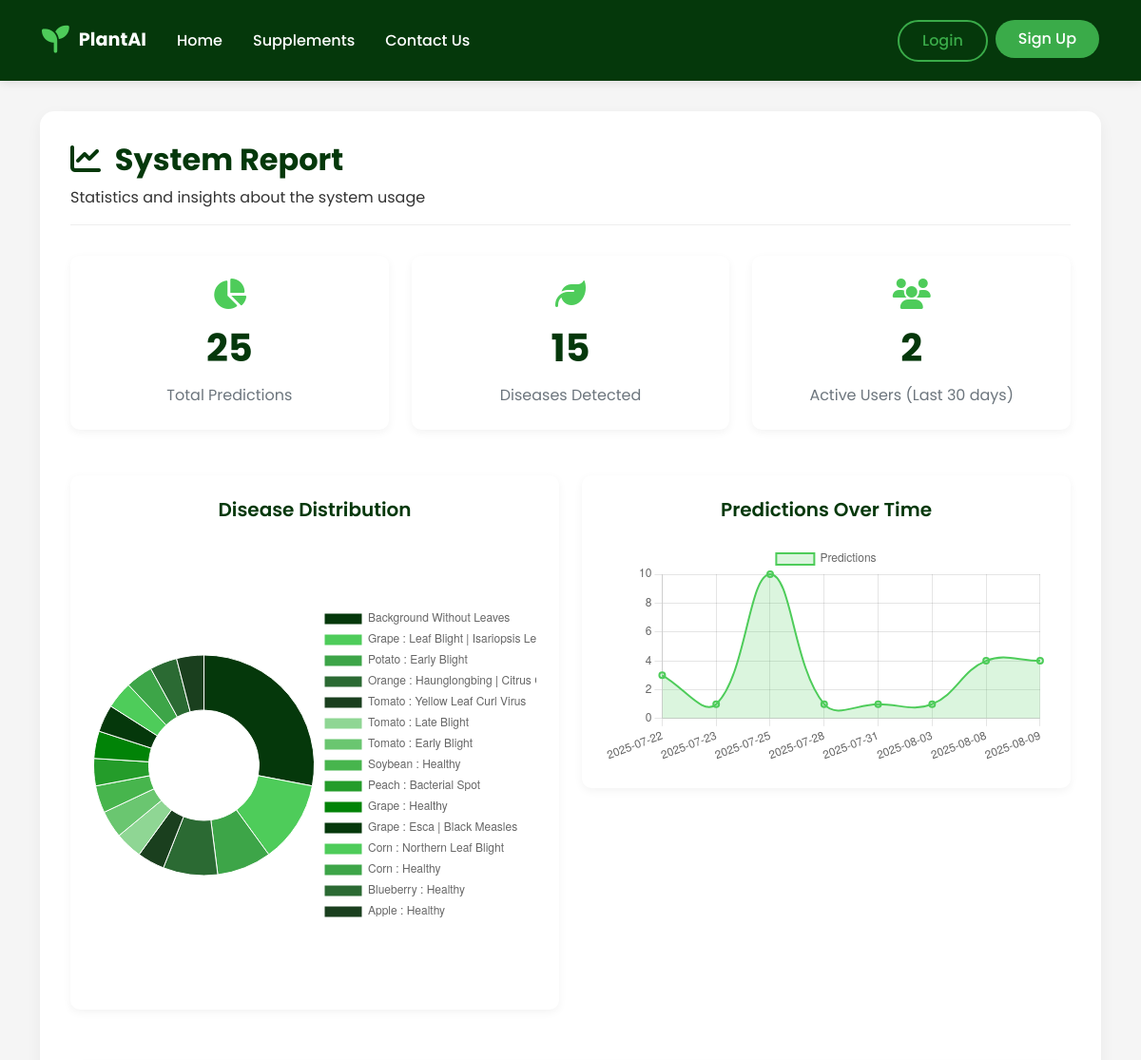
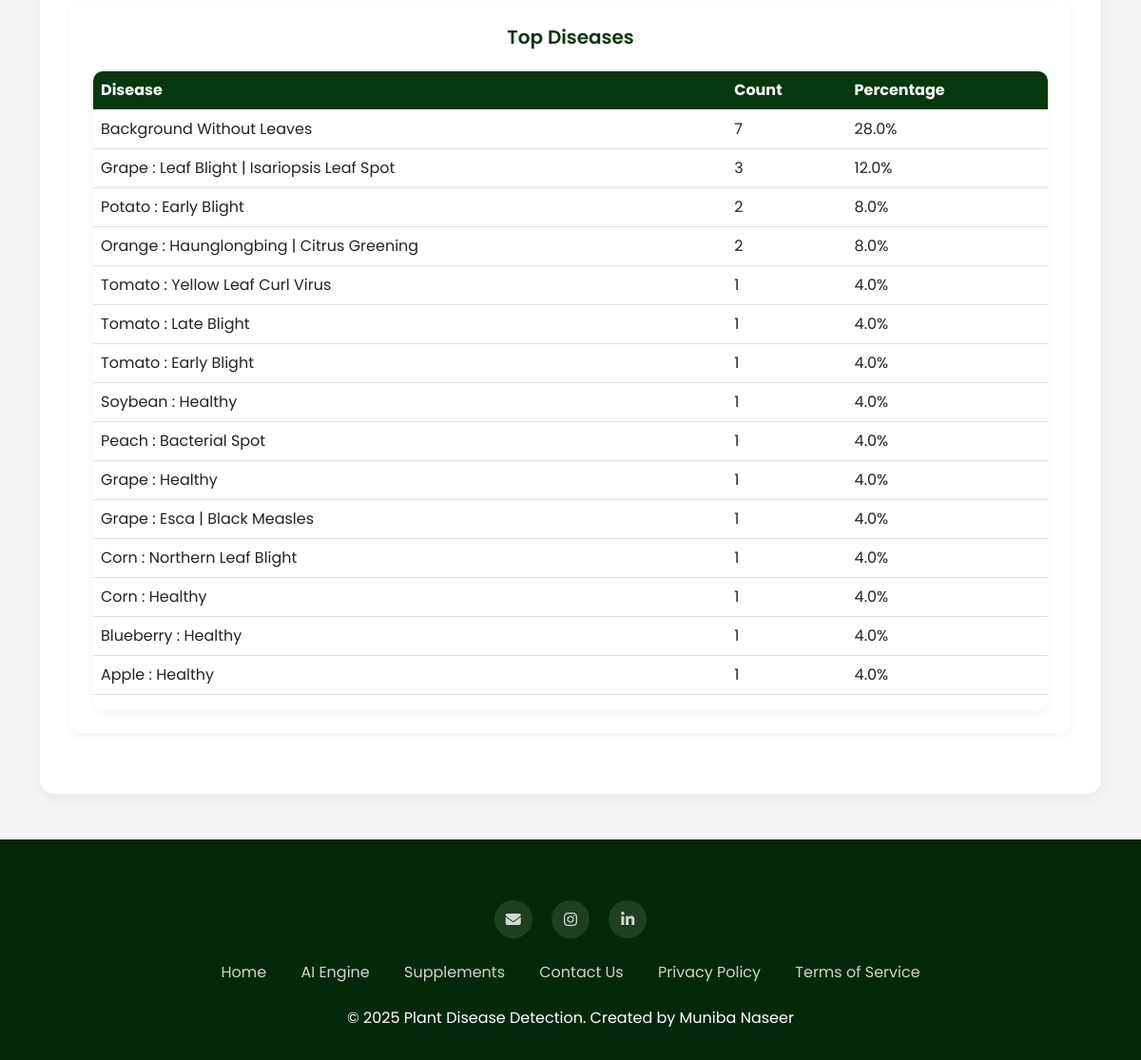
Screenshot of /report with the database file from the repository (2 pictures, top to bottom).
### tables this page shows
CREATE TABLE predictions (
            id INTEGER PRIMARY KEY AUTOINCREMENT,
            user_id INTEGER NOT NULL,
            disease_name TEXT NOT NULL,
            description TEXT NOT NULL,
            prevention TEXT NOT NULL,
            supplement_name TEXT,
            supplement_image TEXT,
            supplement_link TEXT,
            image_path TEXT,
            predicted_at TIMESTAMP DEFAULT CURRENT_TIMESTAMP,
            FOREIGN KEY (user_id) REFERENCES users (id)
        );

### Flask Deployed App/app.py (the view)
@app.route('/report')
def report():
    conn = get_db_connection()
    total_predictions = conn.execute('SELECT COUNT(*) FROM predictions').fetchone()[0]
    disease_stats = conn.execute('''
        SELECT disease_name, COUNT(*) as count
        FROM predictions
        GROUP BY disease_name
        ORDER BY count DESC
    ''').fetchall()
    disease_stats = [dict(row) for row in disease_stats]
    time_stats = conn.execute('''
        SELECT DATE(predicted_at) as date, COUNT(*) as count
        FROM predictions
        GROUP BY date
        ORDER BY date
    ''').fetchall()
    time_stats = [dict(row) for row in time_stats]
    active_users = conn.execute('''
        SELECT COUNT(DISTINCT user_id)
        FROM predictions
        WHERE predicted_at >= datetime('now', '-30 days')
    ''').fetchone()[0]
    conn.close()
    return render_template('report.html',
                         total_predictions=total_predictions,
                         disease_stats=disease_stats,
                         time_stats=time_stats,
                         active_users=active_users)# Existing routes with modifications for user tracking

### Flask Deployed App/app.py (called while the page is built)
def get_db_connection():
    conn = sqlite3.connect('database.db')
    conn.row_factory = sqlite3.Row
    return conn

### Flask Deployed App/templates/report.html (shortened to what this page needs)
{% extends "base.html" %}  {% block content %}
<div class="container">
  <div class="report-container">
    <div class="report-header">
      <h2 class="report-title">
        <i class="fas fa-chart-line me-2"></i> System Report
      </h2>
      <p class="mb-0">Statistics and insights about the system usage</p>
    </div>
    <div class="row mb-4">
      <div class="col-md-4">
        <div class="stat-card">
          <i
            class="fas fa-chart-pie fa-2x"
            style="color: var(--secondary-color)"
          ></i>
          <div class="stat-value">{{ total_predictions }}</div>
          <div class="stat-label">Total Predictions</div>
        </div>
      </div>
      <div class="col-md-4">
        <div class="stat-card">
          <i
            class="fas fa-leaf fa-2x"
            style="color: var(--secondary-color)"
          ></i>
          <div class="stat-value">{{ disease_stats|length }}</div>
          <div class="stat-label">Diseases Detected</div>
        </div>
      </div>
      <div class="col-md-4">
        <div class="stat-card">
          <i
            class="fas fa-users fa-2x"
            style="color: var(--secondary-color)"
          ></i>
          <div class="stat-value">{{ active_users }}</div>
          <div class="stat-label">Active Users (Last 30 days)</div>
        </div>
      </div>
    </div>
    <div class="row">
      <div class="col-md-6">
        <div class="chart-container">
          <h5 class="chart-title">Disease Distribution</h5>
          <canvas id="diseaseChart"></canvas>
        </div>
      </div>
      <div class="col-md-6">
        <div class="chart-container">
          <h5 class="chart-title">Predictions Over Time</h5>
          <canvas id="timeChart"></canvas>
        </div>
      </div>
    </div>
    <div class="chart-container mt-4">
      <h5 class="chart-title">Top Diseases</h5>
      <div class="table-responsive">
        <table class="table table-hover">
          <thead>
            <tr>
              <th>Disease</th>
              <th>Count</th>
              <th>Percentage</th>
            </tr>
          </thead>
          <tbody>
            {% for disease in disease_stats %}
            <tr>
              <td>{{ disease['disease_name'] }}</td>
              <td>{{ disease['count'] }}</td>
              <td>
                {{ (disease['count'] / total_predictions * 100)|round(1) }}%
              </td>
            </tr>
            {% endfor %}
          </tbody>
        </table>
      </div>
    </div>
  </div>
</div>
{% endblock %} {% block extra_js %}
<script>
  // Get data from the template using data attributes
  const diseaseData = JSON.parse(
    document.getElementById("disease-data").textContent
  );
  const timeData = JSON.parse(document.getElementById("time-data").textContent);
  // Disease Distribution Chart
  const diseaseCtx = document.getElementById("diseaseChart").getContext("2d");
  const diseaseChart = new Chart(diseaseCtx, {
    type: "doughnut",
    data: {
      labels: diseaseData.map((item) => item.disease_name),
      datasets: [
        {
          data: diseaseData.map((item) => item.count),
          backgroundColor: [
            "#05380b",
            "#4ecc5a",
            "#3da548",
            "#2b6a33",
            "#1a3f1e",
            "#8fd694",
            "#6ac670",
            "#47b54d",
            "#249c2a",
            "#018307",
          ],
          borderWidth: 1,
        },
      ],
    },
    options: {
      responsive: true,
      plugins: {
        legend: {
          position: "right",
        },
      },
    },
  });
  // Time Series Chart
  const timeCtx = document.getElementById("timeChart").getContext("2d");
  const timeChart = new Chart(timeCtx, {
    type: "line",
    data: {
      labels: timeData.map((item) => item.date),
      datasets: [
        {
          label: "Predictions",
          data: timeData.map((item) => item.count),
          backgroundColor: "rgba(78, 204, 90, 0.2)",
          borderColor: "#4ecc5a",
          borderWidth: 2,
          tension: 0.4,
          fill: true,
        },
      ],
    },
    options: {
      responsive: true,
      scales: {
        y: {
          beginAtZero: true,
        },
      },
    },
  });
</script>
{% endblock %}

### Flask Deployed App/templates/base.html (shortened to what this page needs)
<!DOCTYPE html>
<html lang="en">
  <head>
    <link
      href="https://cdn.jsdelivr.net/npm/bootstrap@5.0.2/dist/css/bootstrap.min.css"
      rel="stylesheet"
    />
    <link
      rel="stylesheet"
      href="https://cdnjs.cloudflare.com/ajax/libs/font-awesome/6.4.0/css/all.min.css"
    />
  </head>
  <body>
    <nav
      class="navbar navbar-expand-lg navbar-dark sticky-top"
      style="background-color: var(--primary-color)"
    >
      <div class="container">
        <a
          class="navbar-brand d-flex align-items-center"
          href="/"
          id="animated-logo"
        >
          <span style="font-size: 1.8rem; color: #4ecc5a; margin-right: 10px">
            <i class="fas fa-seedling" id="plant-logo"></i>
          </span>
          <span style="font-weight: 700">PlantAI</span>
        </a>
        <div class="collapse navbar-collapse" id="navbarNav">
          <ul class="navbar-nav me-auto">
            <li class="nav-item">
              <a class="nav-link" href="/">Home</a>
            </li>
            <li class="nav-item">
              <a class="nav-link" href="/market">Supplements</a>
            </li>
            <li class="nav-item">
              <a class="nav-link" href="/contact">Contact Us</a>
            </li>
          </ul>
          <ul class="navbar-nav ms-auto">
            {% if session.get('username') %}
            <li class="nav-item dropdown" id="profileDropdown">
              <a
                class="nav-link dropdown-toggle"
                href="#"
                id="navbarDropdown"
                role="button"
              >
                <i class="fas fa-user-circle me-1"></i> {{ session['username']
                }}
              </a>
              <ul
                class="dropdown-menu dropdown-menu-end"
                id="profileDropdownMenu"
              >
                <li>
                  <a class="dropdown-item" href="/profile"
                    ><i class="fas fa-user me-2"></i> Profile</a
                  >
                </li>
                <li>
                  <a class="dropdown-item" href="/history"
                    ><i class="fas fa-history me-2"></i> History</a
                  >
                </li>
                <li><hr class="dropdown-divider" /></li>
                <li>
                  <a class="dropdown-item" href="/logout"
                    ><i class="fas fa-sign-out-alt me-2"></i> Logout</a
                  >
                </li>
              </ul>
            </li>
            {% else %}
            <li class="nav-item">
              <a href="/login" class="btn btn-outline-auth me-2">Login</a>
            </li>
            <li class="nav-item">
              <a href="/signup" class="btn btn-auth">Sign Up</a>
            </li>
            {% endif %}
          </ul>
        </div>
      </div>
    </nav>
    <main class="">{% block content %}{% endblock %}</main>
    <footer class="footer">
      <div class="container">
        <div class="row">
          <div class="col-lg-12 text-center mb-4">
            <div class="social-links">
              <a
                href="mailto:munibanaseer00@gmail.com"
                class="social-icon me-2"
                target="_blank"
              >
                <i class="fas fa-envelope"></i>
              </a>
              <a
                href="https://www.instagram.com/"
                class="social-icon me-2"
                target="_blank"
              >
                <i class="fab fa-instagram"></i>
              </a>
              <a
                href="https://www.linkedin.com/in/munibanaseer"
                class="social-icon"
                target="_blank"
              >
                <i class="fab fa-linkedin-in"></i>
              </a>
            </div>
          </div>
          <div class="col-lg-12">
            <ul class="list-inline text-center mb-4">
              <li class="list-inline-item mx-3"><a href="/">Home</a></li>
              <li class="list-inline-item mx-3">
                <a href="/index">AI Engine</a>
              </li>
              <li class="list-inline-item mx-3">
                <a href="/market">Supplements</a>
              </li>
              <li class="list-inline-item mx-3">
                <a href="/contact">Contact Us</a>
              </li>
              <li class="list-inline-item mx-3">
                <a href="/privacy">Privacy Policy</a>
              </li>
              <li class="list-inline-item mx-3">
                <a href="/terms">Terms of Service</a>
              </li>
            </ul>
          </div>
          <div class="col-lg-12 text-center">
            <p class="mb-0">
              © 2025 Plant Disease Detection. Created by Muniba Naseer
            </p>
          </div>
        </div>
      </div>
    </footer>
    {% block extra_js %}{% endblock %}
  </body>
</html>

### Flask Deployed App/templates/base.html (style rules this page uses)
:root { --primary-color: #05380b; --secondary-color: #4ecc5a; --light-color: #f8f9fa; --dark-color: #042908; --accent-color: #3aab49; }
body { font-family: "Poppins", sans-serif; background-color: var(--light-color); color: #333; overflow-x: hidden; }
.navbar { background-color: var(--primary-color) !important; padding: 1rem 2rem; box-shadow: 0 2px 10px rgba(0, 0, 0, 0.1); }
.navbar-brand { font-weight: 600; font-size: 1.2rem; color: white !important; }
.nav-link { color: white !important; font-weight: 500; margin: 0 0.5rem; transition: all 0.3s ease; }
.btn-auth { background-color: var(--accent-color); color: white; font-weight: 500; padding: 0.5rem 1.5rem; border-radius: 50px; border: none; transition: all 0.3s ease; }
.btn-outline-auth { border: 2px solid var(--accent-color); color: var(--accent-color); font-weight: 500; padding: 0.5rem 1.5rem; border-radius: 50px; transition: all 0.3s ease; }
.footer { background-color: var(--dark-color); color: white; padding: 4rem 0 2rem; margin-top: 3rem; }
.footer a { color: rgba(255, 255, 255, 0.8); text-decoration: none; transition: all 0.3s ease; }
.social-icon { display: inline-flex; align-items: center; justify-content: center; width: 40px; height: 40px; background-color: rgba(255, 255, 255, 0.1); border-radius: 50%; margin: 0 0.5rem; transition: all 0.3s ease; }

### Flask Deployed App/templates/report.html (style rules this page uses)
:root { --primary-color: #05380b; --secondary-color: #4ecc5a; --light-color: #f8f9fa; --dark-color: #042908; }
body { font-family: "Poppins", sans-serif; background-color: #f5f5f5; }
.report-container { max-width: 1200px; margin: 2rem auto; background: white; border-radius: 15px; box-shadow: 0 5px 15px rgba(0, 0, 0, 0.05); overflow: hidden; padding: 2rem; }
.report-header { margin-bottom: 2rem; border-bottom: 1px solid #eee; padding-bottom: 1rem; }
.report-title { color: var(--primary-color); font-weight: 700; }
.stat-card { border: none; border-radius: 10px; box-shadow: 0 3px 10px rgba(0, 0, 0, 0.05); margin-bottom: 1.5rem; padding: 1.5rem; text-align: center; transition: all 0.3s ease; }
.stat-card .stat-value { font-size: 2.5rem; font-weight: 700; color: var(--primary-color); margin: 0.5rem 0; }
.stat-card .stat-label { color: #6c757d; font-size: 1rem; }
.chart-container { background: white; border-radius: 10px; padding: 1.5rem; box-shadow: 0 3px 10px rgba(0, 0, 0, 0.05); margin-bottom: 2rem; }
.chart-title { color: var(--primary-color); font-weight: 600; margin-bottom: 1.5rem; text-align: center; }
.table-responsive { border-radius: 10px; overflow: hidden; box-shadow: 0 3px 10px rgba(0, 0, 0, 0.05); }
.table thead { background-color: var(--primary-color); color: white; }

### rows the page displays
predictions: disease_name "Tomato : Yellow Leaf Curl Virus", count "1", count "4.0"
predictions: disease_name "Tomato : Late Blight", count "1", count "4.0"
predictions: disease_name "Tomato : Early Blight", count "1", count "4.0"
predictions: disease_name "Soybean : Healthy", count "1", count "4.0"
predictions: disease_name "Peach : Bacterial Spot", count "1", count "4.0"
predictions: disease_name "Grape : Healthy", count "1", count "4.0"
predictions: disease_name "Grape : Esca | Black Measles", count "1", count "4.0"
predictions: disease_name "Corn : Northern Leaf Blight", count "1", count "4.0"
predictions: disease_name "Corn : Healthy", count "1", count "4.0"
predictions: disease_name "Blueberry : Healthy", count "1", count "4.0"
predictions: disease_name "Apple : Healthy", count "1", count "4.0"

### other values shown
{{ total_predictions }} "25"
{{ disease_stats|length }} "15"
{{ active_users }} "2"
{{ disease['disease_name'] }} "Background Without Leaves" "Grape : Leaf Blight | Isariopsis Leaf Spot" "Potato : Early Blight" "Orange : Haunglongbing | Citrus Greening"
{{ disease['count'] }} "7" "3" "2" "2"
{{ (disease['count'] / total_predictions * 100)|round(1) }} "28.0" "12.0" "8.0" "8.0"
